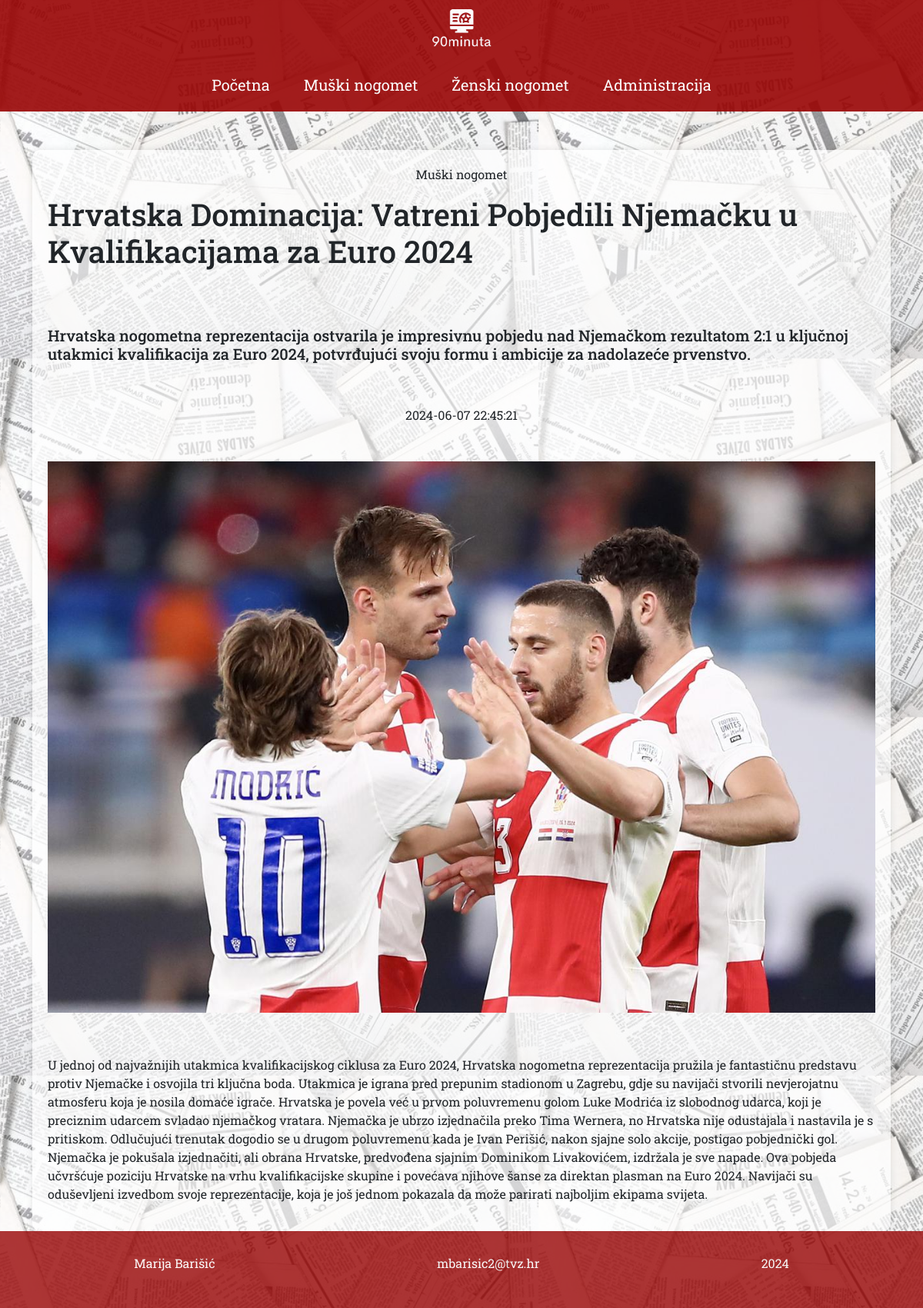
Screenshot of /clanak.php?id=8 with the database file from the repository.
### tables this page shows
CREATE TABLE `clanak` (
  `id` int(11) NOT NULL,
  `kategorija` varchar(15) NOT NULL,
  `naslov_vijesti` varchar(100) NOT NULL,
  `kratki_sazetak_vijesti` text NOT NULL,
  `datum` datetime NOT NULL,
  `slika` text NOT NULL,
  `sadrzaj_vijesti` text DEFAULT NULL,
  `arhiva` tinyint(1) DEFAULT NULL
);

### clanak.php (the view, shortened to what this page needs)
<!DOCTYPE html>
<html lang="hr">
<head>
  <link href="https://cdn.jsdelivr.net/npm/bootstrap@5.2.3/dist/css/bootstrap.min.css" rel="stylesheet">
  <link rel="stylesheet" href="style.css">
</head>
<body>
  <header>
  <nav>
      <img src="images/logo.png" alt="">
      <ul>
        <li><a href="index.php">Početna</a></li>
        <li><a href="kategorija.php?id=Muški nogomet">Muški nogomet</a></li>
        <li><a href="kategorija.php?id=Ženski nogomet">Ženski nogomet</a></li>
        <li class="dropdown">
          <a href="prijava.html">Administracija</a>
        </li>
      </ul>
    </nav>
  </header>
  <div class = "container">
  <?php
      include "connect.php";
      if(isset($_GET['id'])){
        $article_id = $_GET['id'];
        if($dbc){
          $query_article = "SELECT * FROM clanak WHERE id = $article_id";
          $result = mysqli_query($dbc,$query_article);
          if($result){
            while($row = mysqli_fetch_array($result)){
              $kategorija = $row['kategorija'];
              $naslov  = $row['naslov_vijesti'];
              $sazetak = $row['kratki_sazetak_vijesti'];
              $vrijeme = $row['datum'];
              $slika = $row['slika'];
              $vijest = $row['sadrzaj_vijesti'];
              echo "<article class ='single_article'>";
                echo "<p>$kategorija</p>";
                echo "<h1>$naslov</h1>";
                echo "<br><br>";
                echo "<h2 class='fs-5'>$sazetak</h2>";
                echo "<br><br>";
                echo "<time>$vrijeme</time>";
                echo "<br><br>";
                echo "<img class='img-fluid mb-2' src=images/$slika>";
                echo "<br><br>";
                echo "<p>$vijest</p>";
              echo "</article>";
            }
          }
        }
      }
    ?>
  </div>
  <footer>
    <p>Marija Barišić</p>
    <p>mbarisic2@tvz.hr</p>
    <p>2024</p>
  </footer>
</body>
</html>

### style.css (style rules this page uses)
* { margin: 0 auto; font-family: "Roboto Slab"; }
body { background-image: url(images/background-newspaper.png); background-size: 700px; }
header { text-align: center; background-color: #990505; opacity: 0.9; }
nav { display: flex; flex-direction: column; justify-content: center; align-items: center; margin-bottom: 50px; }
nav>img { display: block; width: 100px; padding: 10px; }
nav>ul { list-style-type: none; padding: 0; }
nav>ul>li { display: inline-block; padding: 20px; }
nav>ul>li>a { text-decoration: none; font-size: 20px; color: #ffffff; }
ul { padding: 0; margin: 0; }
footer { background-color: #990505; color: #ffffff; padding: 30px; clear: both; display: flex; flex-direction: row; justify-content: center; align-items: center; opacity: 0.8; }
h1 { margin-bottom: 25px; }
.single_article { display: flex; flex-direction: column; align-items: center; justify-content: center; background-color: #ffffffa8; padding: 20px; border-radius: 10px; box-shadow: 0 0 10px rgba(0, 0, 0, 0.1); }

### rows the page displays
clanak: kategorija "Muški nogomet", naslov_vijesti "Hrvatska Dominacija: Vatreni Pobjedili Njemačku u Kvalifikacijama za Euro 2024", kratki_sazetak_vijesti "Hrvatska nogometna reprezentacija ostvarila je impresivnu pobjedu nad Njemačkom rezultatom 2:1 u ključnoj utakmici kvalifikacija za Euro 2024, potvrđujući svoju formu i ambicije za nadolazeće prvenstvo.", datum "2024-06-07 22:45:21", slika (picture), sadrzaj_vijesti "U jednoj od najvažnijih utakmica kvalifikacijskog ciklusa za Euro 2024, Hrvatska nogometna reprezentacija pružila je fantastičnu predstavu protiv Njemačke i osvojila tri ključna boda. Utakmica je igrana pred prepunim stadionom u Zagrebu, gdje su navijači stvorili nevjerojatnu atmosferu koja je nosila domaće igrače. Hrvatska je povela već u prvom poluvremenu golom Luke Modrića iz slobodnog udarca, koji je preciznim udarcem svladao njemačkog vratara. Njemačka je ubrzo izjednačila preko Tima Wernera, no Hrvatska nije odustajala i nastavila je s pritiskom. Odlučujući trenutak dogodio se u drugom poluvremenu kada je Ivan Perišić, nakon sjajne solo akcije, postigao pobjednički gol. Njemačka je…"
